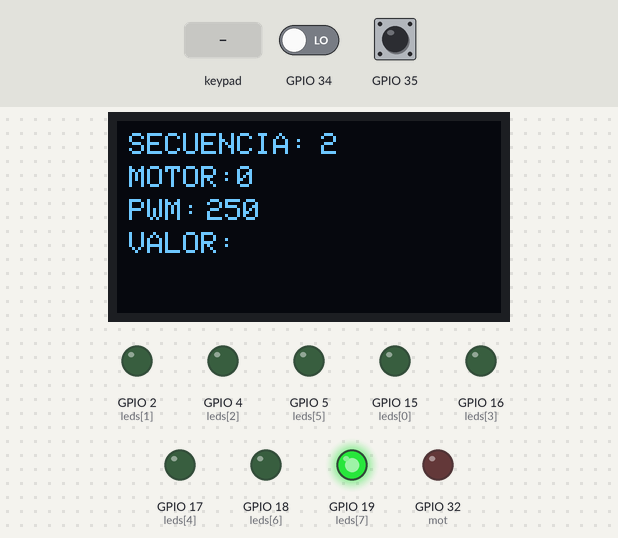
Recording of a program running on a simulated ESP32. On the bench: 128×64 one-colour display, output pins drawn as LEDs (lit = HIGH). Dashed ring = blinking. The test bench sets the inputs (shaded band); at power-on: GPIO 34 LOW, GPIO 35 LOW. The display library's start-up logo is not drawn; what the program prints to the serial monitor is not drawn.

Above: at 1.2 s.
1.3 s: GPIO 34 driven HIGH
At 2.2 s:
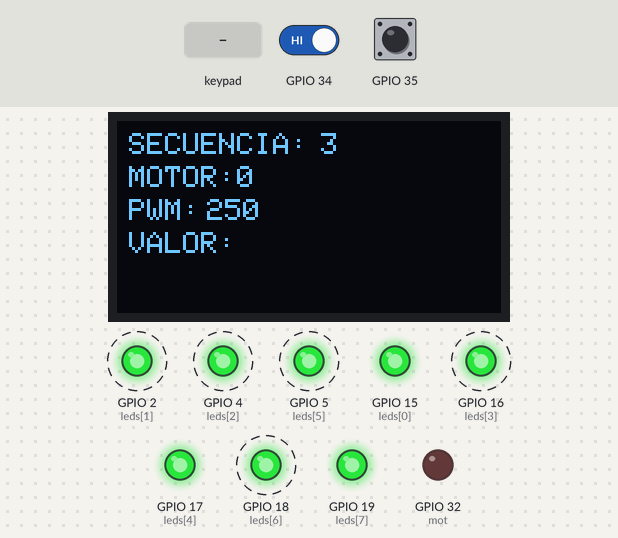
3.4 s: keypad keys 3 3 2 5 2 6 2 7 D pressed 0.4 s apart
At 4.56 s:
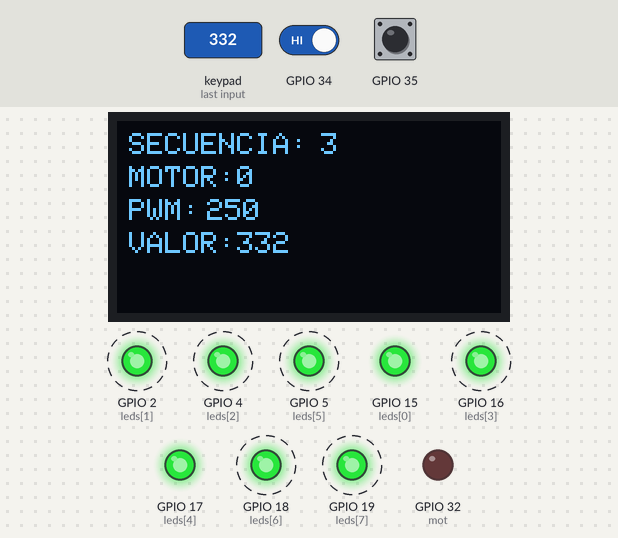
8.5 s: key 'A' pressed
At 9.41 s:
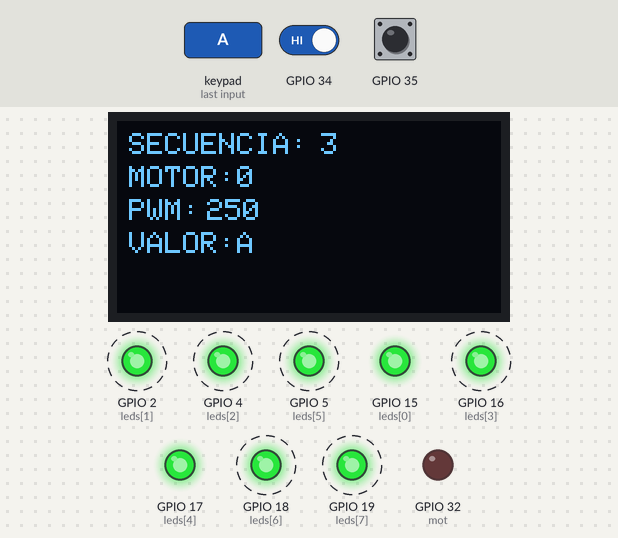
10.6 s: GPIO 35 driven HIGH
At 11.81 s:
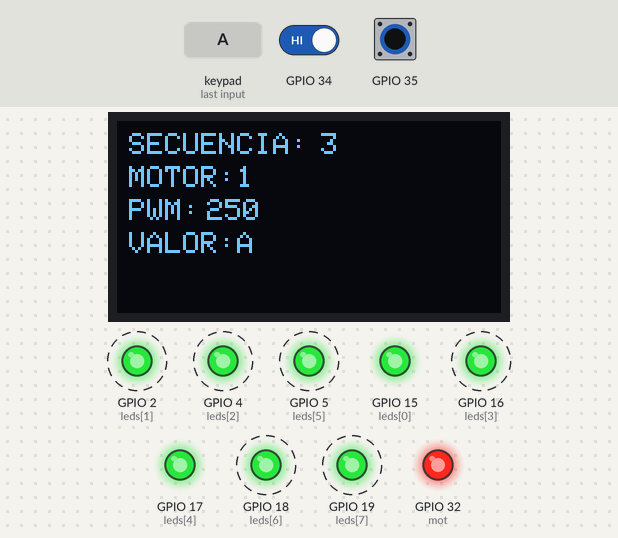
12.6 s: keypad keys 3 3 2 5 2 6 2 7 * pressed 0.4 s apart
At 16.62 s:
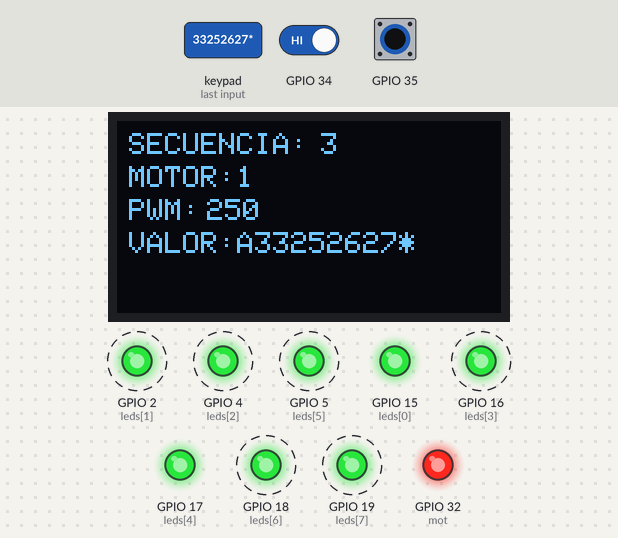
17.7 s: GPIO 34 driven LOW
At 18.22 s:
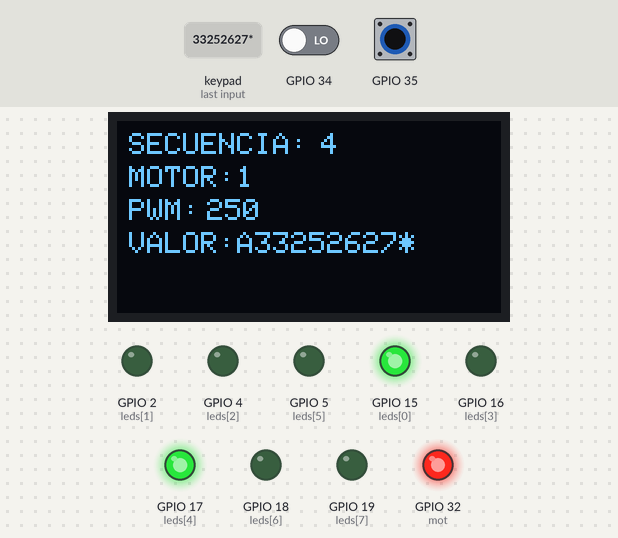
Timing chart, 0 to 20.9 s (numbered marks = the images above; inputs shaded):
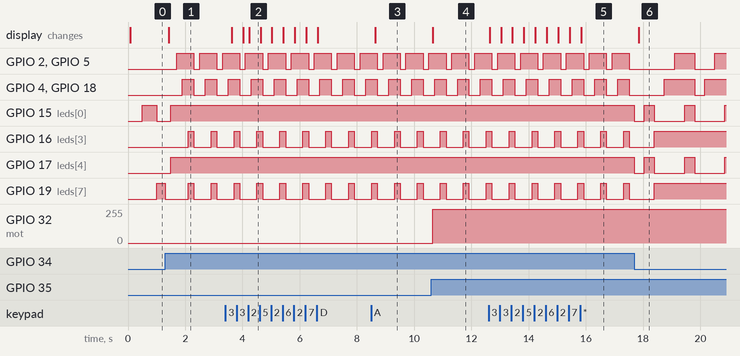

Measured:
- after the input at 1.3 s, GPIO 2 (leds[1]): alternates HIGH for 0.60 s and LOW for 0.20 s, starting after 0.40 s; GPIO 4 (leds[2]): alternates HIGH for 0.40 s and LOW for 0.40 s, starting after 0.60 s
- after the input at 3.4 s, the display: first changes after 0.23 s (image 2 shows a later state)
- after the input at 8.5 s, the display: changes after 0.13 s (image 3)
- after the input at 10.6 s, GPIO 32 (mot): 0/255 → 254/255 after 0.05 s; the display: changes after 0.05 s (image 4)
- after the input at 12.6 s, the display: first changes at once (image 5 shows a later state)
- after the input at 17.7 s, GPIO 15 (leds[0]), GPIO 17 (leds[4]): HIGH → LOW at once, then repeats every 1.4 s: HIGH 0.35 s, LOW 1.1 s; the display: changes after 0.15 s (image 6)
- by itself, GPIO 5 (leds[5]): alternates HIGH for 0.60 s and LOW for 0.20 s
- by itself, GPIO 16 (leds[3]): alternates HIGH for 0.20 s and LOW for 0.60 s

The program:

main.cpp
```cpp
#include <Arduino.h>
#include <stdio.h>
#include "freertos/FreeRTOS.h"
#include "freertos/task.h"
#include "esp_system.h"
#include "esp_log.h"
#include "driver/gpio.h"
#include <SPI.h>
#include <Wire.h>
#include <Adafruit_GFX.h>
#include <Adafruit_SSD1306.h>

#define SCREEN_WIDTH 128 // OLED display width, in pixels
#define SCREEN_HEIGHT 64 // OLED display height, in pixels
#define OLED_RESET     -1 // Reset pin # (or -1 if sharing Arduino reset pin)
#define SCREEN_ADDRESS 0x3C ///< See datasheet for Address; 0x3D for 128x64, 0x3C for 128x32
Adafruit_SSD1306 oled(SCREEN_WIDTH, SCREEN_HEIGHT, &Wire, OLED_RESET);

#include <Keypad.h>

const byte ROWS = 4; //four rows
const byte COLS = 4; //four columns

char hexaKeys[ROWS][COLS] = {
  {'1','2','3','A'},
  {'4','5','6','B'},
  {'7','8','9','C'},
  {'*','0','#','D'}
};

byte rowPins[ROWS] = {33, 25, 26, 27}; //connect to the row pinouts of the keypad
byte colPins[COLS] = {14, 12, 13, 23}; //connect to the column pinouts of the keypad

Keypad customKeypad = Keypad( makeKeymap(hexaKeys), rowPins, colPins, ROWS, COLS);
char customkey;


gpio_num_t leds[8]={GPIO_NUM_15,GPIO_NUM_2,GPIO_NUM_4,GPIO_NUM_16,GPIO_NUM_17,GPIO_NUM_5,GPIO_NUM_18,GPIO_NUM_19};

#define GPIO_OUTS ((1ULL<<leds[0])|(1ULL<<leds[1])|(1ULL<<leds[2])|(1ULL<<leds[3])|(1ULL<<leds[4])|(1ULL<<leds[5])|(1ULL<<leds[6])|(1ULL<<leds[7]));

gpio_num_t btn_led=GPIO_NUM_34;
int sec_led=2;
int i=0;
unsigned long tim=0;
unsigned long timf=0;
unsigned long tim_l=0;
unsigned long tim_lf=0;

gpio_num_t btn_motor=GPIO_NUM_35;
bool ban_mot=false;
unsigned long tim_m=0;
unsigned long tim_mf=0;
hw_timer_t * temporizador = NULL;//apuntador al timer
portMUX_TYPE timerMux = portMUX_INITIALIZER_UNLOCKED;
gpio_num_t mot= GPIO_NUM_32;
int vel=250;
int ciclo=0;
String velo="";

unsigned long tim_p=0;
unsigned long tim_pf=0;

void confInicial(void);
void secuencia(void);
void secuencia1(void);
void secuencia2(void);
void secuencia3(void);
void secuencia4(void);
void secuencia5(void);
void imprimirlss(void);
void imprimir(int a,int b,String c);
void teclado(void);

void IRAM_ATTR fun_led(void* arg) {
  tim_lf=millis();
  if(tim_lf-tim_l>=300){
    sec_led++;
    if(sec_led>=6){
      sec_led=1;
    }
    for(int j=0;j<8;j++){
      gpio_set_level(leds[j],0);
      }
    i=0;
    tim=timf=millis();
    tim_l=tim_lf;
  }
}

void IRAM_ATTR fun_motor(void* arg) {
  tim_mf=millis();
  if(tim_mf-tim_m>=300){
    tim_m=tim_mf;
    ban_mot=!ban_mot;
  }
}
void IRAM_ATTR timer() {
  portENTER_CRITICAL_ISR(&timerMux);
  ciclo++;
  if(ban_mot==true){
   if(ciclo<vel){
    gpio_set_level(mot,1);
   }else{
    gpio_set_level(mot,0);
   }
  }else{
    gpio_set_level(mot,0);
  }
  if(ciclo>=250){
    ciclo=0;
  }
  portEXIT_CRITICAL_ISR(&timerMux);
}
void setup() {
  confInicial();
  tim=timf=0;
  tim_p=tim_pf=0;
}
void loop() {
  secuencia();
  teclado();
  tim_pf=millis();
  if(tim_pf-tim_p>=200){
    tim_p=tim_pf;
      imprimirlss();
  }
}
void confInicial(){
Serial.begin(115200);
Wire.begin();//para el odjeto wire
oled.begin(SSD1306_SWITCHCAPVCC, 0x3C);//
oled.display();
oled.clearDisplay();
oled.setTextColor(WHITE);
oled.setTextSize(1);//nivel de escala de 6*8 tamaño texto
imprimirlss();
gpio_config_t io_config={};
io_config.mode=GPIO_MODE_OUTPUT;
io_config.pin_bit_mask=GPIO_OUTS;
io_config.intr_type=GPIO_INTR_DISABLE;
io_config.pull_down_en= GPIO_PULLDOWN_DISABLE;
io_config.pull_up_en=GPIO_PULLUP_DISABLE;
gpio_config(&io_config);

io_config.mode=GPIO_MODE_INPUT;
io_config.pin_bit_mask=((1ULL<<btn_led)| (1ULL<<btn_motor));
io_config.intr_type=GPIO_INTR_LOW_LEVEL; ;
io_config.pull_down_en= GPIO_PULLDOWN_DISABLE;           //bajo pasa a alto 0 -> 1
io_config.pull_up_en=GPIO_PULLUP_DISABLE;
gpio_config(&io_config);

gpio_install_isr_service(0);
gpio_isr_handler_add(btn_led, fun_led, (void*) btn_led);
gpio_isr_handler_add(btn_motor, fun_motor, (void*) btn_motor);

io_config.mode=GPIO_MODE_OUTPUT;
io_config.pin_bit_mask=(1ULL<<mot);
io_config.intr_type=GPIO_INTR_DISABLE;
io_config.pull_down_en= GPIO_PULLDOWN_DISABLE;
io_config.pull_up_en=GPIO_PULLUP_DISABLE;
gpio_config(&io_config);

temporizador = timerBegin(0, 80, true);//80mhz /80= 1mhz
timerAttachInterrupt(temporizador, &timer, true);
timerAlarmWrite(temporizador, 16/*4000*/, true);
timerAlarmEnable(temporizador);
// periodo=1/frecuencia-> 1/250hz=0.004;
// pulsos = frecuencia * periodo -> 1.000.000*0.04=4000;
// periodo=1/frecuencia-> 1/250(ciclo util)*250(pulsos por ciclo util)hz=0.000016
// pulsos = frecuencia * periodo -> 1.000.000*0.000016=16;
}
void secuencia(){
  Serial.println(sec_led);
  timf=millis();
  switch(sec_led){
    case 1:
      if(timf-tim>=300){
        tim=timf;
        secuencia1();
      }
    break;
    case 2:
      if(timf-tim>=500){
        tim=timf;
        secuencia2();
      }
    break;
    case 3:
      if(timf-tim>=200){
        tim=timf;
        secuencia3();
      }
    break;
    case 4:
      if(timf-tim>=350){
       tim=timf;
      secuencia4();
      }
    break;
    case 5:
      if(timf-tim>=600){
        tim=timf;
        secuencia5();
      }
    break;
  }
}
void secuencia1(){
  if(i>=8){
    i=0;
    for(int j=0;j<8;j++){
      gpio_set_level(leds[j],0);
    }
  }
  gpio_set_level(leds[i],1);
  i++;
}
void secuencia2(){
  if(i<=-1){
    i=7;
    for(int j=0;j<8;j++){
      gpio_set_level(leds[j],0);
    }
  }
  gpio_set_level(leds[i],1);
  i--;
}
void secuencia3(){
  if(i>=4){
    i=0;
    for(int j=0;j<8;j++){
      gpio_set_level(leds[j],0);
    }
  }
  gpio_set_level(leds[i],1);//0 - 3
  gpio_set_level(leds[i+4],1); //4- 7
  i++;
}
void secuencia4(){
  if(i<=-1){
    i=3;
    for(int j=0;j<8;j++){
      gpio_set_level(leds[j],0);
    }
  }
  gpio_set_level(leds[i],1);//7-4
  gpio_set_level(leds[i+4],1);//3-0
  i--;
}
void secuencia5(){
  if(i%2==0){
    gpio_set_level(leds[i],1);
    i+=2;
    if(i==8){
      i=1;
    }
  }else{
    gpio_set_level(leds[i],1);
    i+=2;
    if(i==9){
        i=0;
    for(int j=0;j<8;j++){
      gpio_set_level(leds[j],0);
    }
    }
  }
}
void imprimirlss(){
  oled.clearDisplay();
  imprimir(4,4,"SECUENCIA:");
  imprimir(68,4,String(sec_led));
  imprimir(4,15,"MOTOR:");
  imprimir(40,15,String(ban_mot));
  imprimir(4,26,"PWM:");
  imprimir(30,26,String(vel));
  imprimir(4,37,"VALOR:");
  imprimir(40,37,velo);
  oled.display();
}
void imprimir(int a, int b, String c){
  oled.setCursor(a,b);
  oled.print(c);
}
void teclado(){
  customkey= customKeypad.getKey();
  if(customkey){
    if(customkey!='D'){
      velo+=customkey;
    }else if (customkey=='D'){
      if(velo.toInt()>=0 && velo.toInt()<=100){
         vel=velo.toInt();
         vel=map(vel,0,100,0,250);
      }else{
        Serial.println("VALOR NO VALIDO");
      }
      velo="";
    }
  }
}
```
